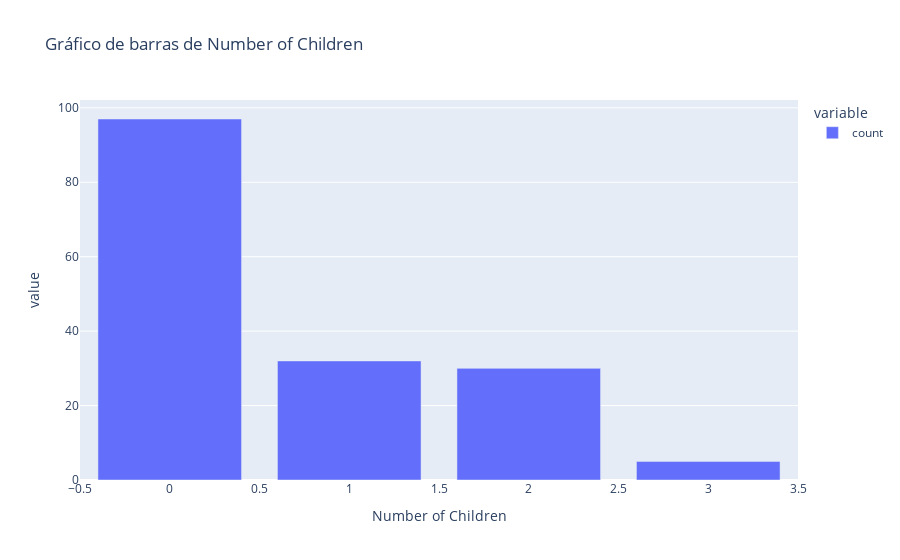

The code cell stored with this chart in its notebook:
### Markdown cell above
A Destribuição da graduação não parece ser uma coluna desbalanceada, pois a coluna com maior contagem tem apenas 17 a mais que a com menor contagem.

### Code cell
# Gráfico de bara para Children
px.bar(df['Number of Children'].value_counts(), title='Gráfico de barras de Number of Children').show()

### Figure 1 — Plotly figure (JSON) as saved in the notebook; plotly's stock layout.template omitted (floating-point values rounded to 4 significant figures)
{"data": [{"alignmentgroup": "True", "hovertemplate": "variable=count<br>Number of Children=%{x}<br>value=%{y}<extra></extra>", "legendgroup": "count", "marker": {"color": "#636efa", "pattern": {"shape": ""}}, "name": "count", "offsetgroup": "count", "orientation": "v", "showlegend": true, "textposition": "auto", "type": "bar", "x": [0, 1, 2, 3], "xaxis": "x", "y": [97, 32, 30, 5], "yaxis": "y"}], "layout": {"barmode": "relative", "legend": {"title": {"text": "variable"}, "tracegroupgap": 0}, "title": {"text": "Gráfico de barras de Number of Children"}, "xaxis": {"anchor": "y", "domain": [0, 1], "title": {"text": "Number of Children"}}, "yaxis": {"anchor": "x", "domain": [0, 1], "title": {"text": "value"}}}}
